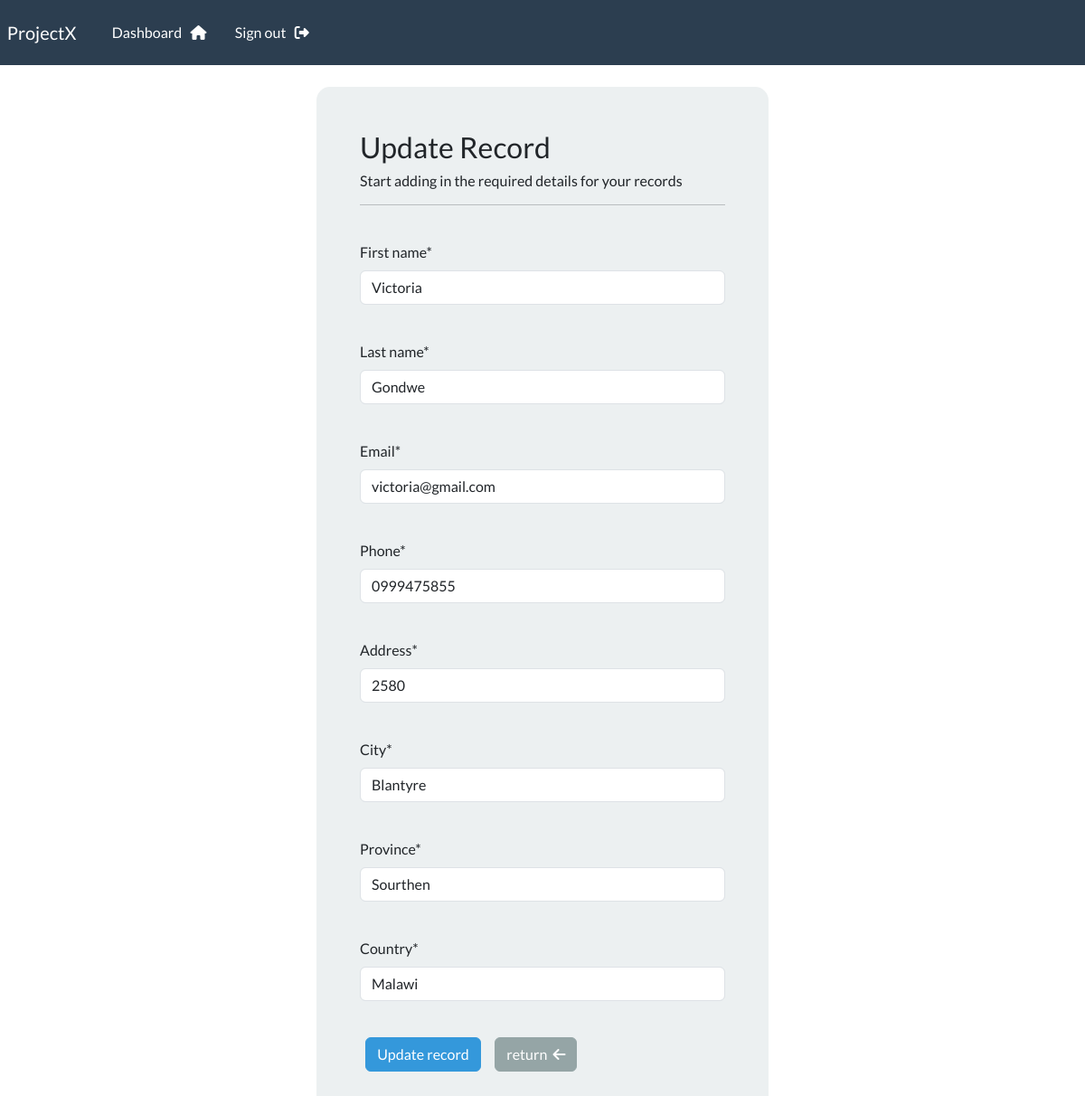
Page /update-record/2 (signed in) on the committed database.
### webapp/models.py (models this page shows, shortened)
class Record(models.Model):
     creation_date = models.DateTimeField(auto_now_add=True)
     first_name = models.CharField(max_length=255)
     last_name = models.CharField(max_length=255)
     email = models.CharField(max_length=255)
     phone = models.CharField(max_length=255)
     address = models.CharField(max_length=255)
     city = models.CharField(max_length=255)
     province = models.CharField(max_length=255)
     country = models.CharField(max_length=255)

### webapp/views.py (the view)
# urls.py: path('update-record/<int:pk>', views.update_record, name='update-record'),
@login_required(login_url='my-login')
def update_record(request, pk):
    record = Record.objects.get(id=pk)
    form = UpdateRecordForm(instance=record)
    if request.method == 'POST':
     form = UpdateRecordForm(request.POST, instance=record)
     if form.is_valid():
         form.save()
         messages.success(request, "Your record was updated")
         return redirect("dashboard")
    context = {'form':form}
    return render(request, 'webapp/update-record.html', context=context)

### webapp/forms.py
class UpdateRecordForm(forms.ModelForm):
    class Meta:
        model = Record
        fields = ['first_name','last_name', 'email', 'phone', 'address','city', 'province','country']

### webapp/templates/webapp/update-record.html (shortened to what this page needs)
{% extends "webapp/base.html" %} {% load crispy_forms_tags%} {% block content%}
<body>
  <div class="container bg-light shadow-md p-5 form-layout">
    <h3>Update Record</h3>
    <h6>Start adding in the required details for your records</h6>
    <hr />
    <br />
    <form action="" method="POST" autocomplete="off">
      {% csrf_token %} {{form.first_name|as_crispy_field}}
      <br />
      {{form.last_name|as_crispy_field}}
      <br />
      {{form.email|as_crispy_field}}
      <br />
      {{form.phone|as_crispy_field}}
      <br />
      {{form.address|as_crispy_field}}
      <br />
      {{form.city|as_crispy_field}}
      <br />
      {{form.province|as_crispy_field}}
      <br />
      {{form.country|as_crispy_field}}
      <br />
      <button type="submit" class="btn btn-info">Update record</button>
      <a href="{% url 'dashboard' %}" class="btn btn-secondary">
        return &nbsp;<i class="fa-solid fa-arrow-left"></i>
      </a>
    </form>
    {% endblock %}

### static/css/styles.css (style rules this page uses)
.form-layout { border-radius: 15px; width: 500px; }

### rows in the picture
Record: first_name "Victoria", last_name "Gondwe", email "victoria@gmail.com", phone "0999475855", address "2580", city "Blantyre", province "Sourthen", country "Malawi"
